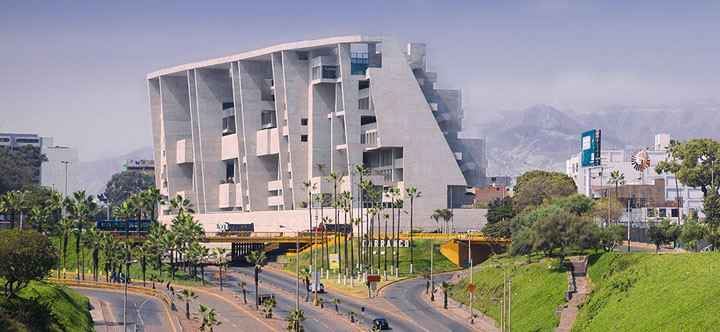
#> input picture Programming_1/00_Homeworks_or_Evaluations/Homework/Homework_Theory/H3/foto_utec.bmp, 720 x 332 px, found by its file name
$ python p1.py
#> lines starting #> are read from the running program, lines starting #| are printed output that depends on the picture
import numpy as np
import imageio


def leer_imagen(ruta):
    np_array = np.array(imageio.v3.imread(ruta), dtype='int')
    lista_3d = np_array.tolist()
#> lista_3d = 332 items
    return lista_3d


def guardar_imagen(ruta, lista_3d):
    return imageio.imwrite(ruta, np.array(lista_3d, dtype='uint8'))


def color_alternativo(img):
    nw_img = [row[:] for row in img]
    # ACA EMPIEZA TU SOLUCION

    rows = len(img)
    columns = len(img[0])
    channels = len(img[0][0])

    # Iterar sobre cada píxel y canal de color
    for i in range(rows):
        for j in range(columns):
            for channel in range(channels):
                if 0 <= channel < 3:
                    #Aplicar la operación 255 - canal
                    nw_img[i][j][channel] = 255 - nw_img[i][j][channel]

    #ACA TERMINA TU SOLUCION
    return nw_img


# Cargar la imagen utilizando la función leer_imagen(ruta)
ruta_imagen = '/home/inkarri/GitHub/Programming-UTEC/Programming_1/00_Homeworks_or_Evaluations/Homework/Homework_Theory/H3/imagenes/foto_utec.bmp'
imagen = leer_imagen(ruta_imagen)
#> imagen = 332 items

# Aplicar el método color_alternativo() a la imagen cargada
imagen_modificada = color_alternativo(imagen)
#> in color_alternativo, `rows = len(img)`: rows = 332
#> in color_alternativo, `columns = len(img[0])`: columns = 720
#> in color_alternativo, `channels = len(img[0][0])`: channels = 3
#> imagen_modificada = 332 items

# Guardar la imagen modificada utilizando la función guardar_imagen(ruta, lista_3d)
ruta_imagen_modificada = 'foto_utec_color_alternativo.bmp'
guardar_imagen(ruta_imagen_modificada, imagen_modificada)
#> in guardar_imagen, `return imageio.imwrite(ruta, np.array(lista_3d, dtype='uint8'))`:
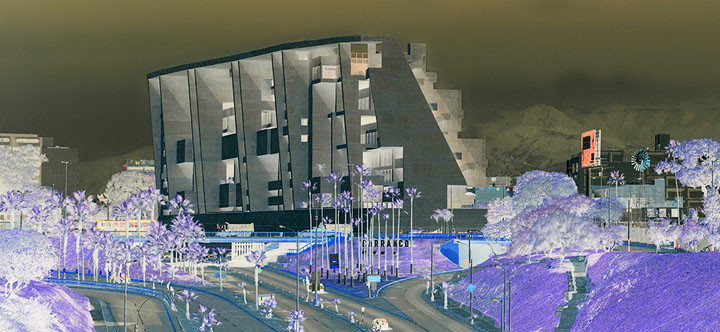
#> saved as foto_utec_color_alternativo.bmp: shape (332, 720, 3); mean R, G, B 109.4, 112.4, 114.6
